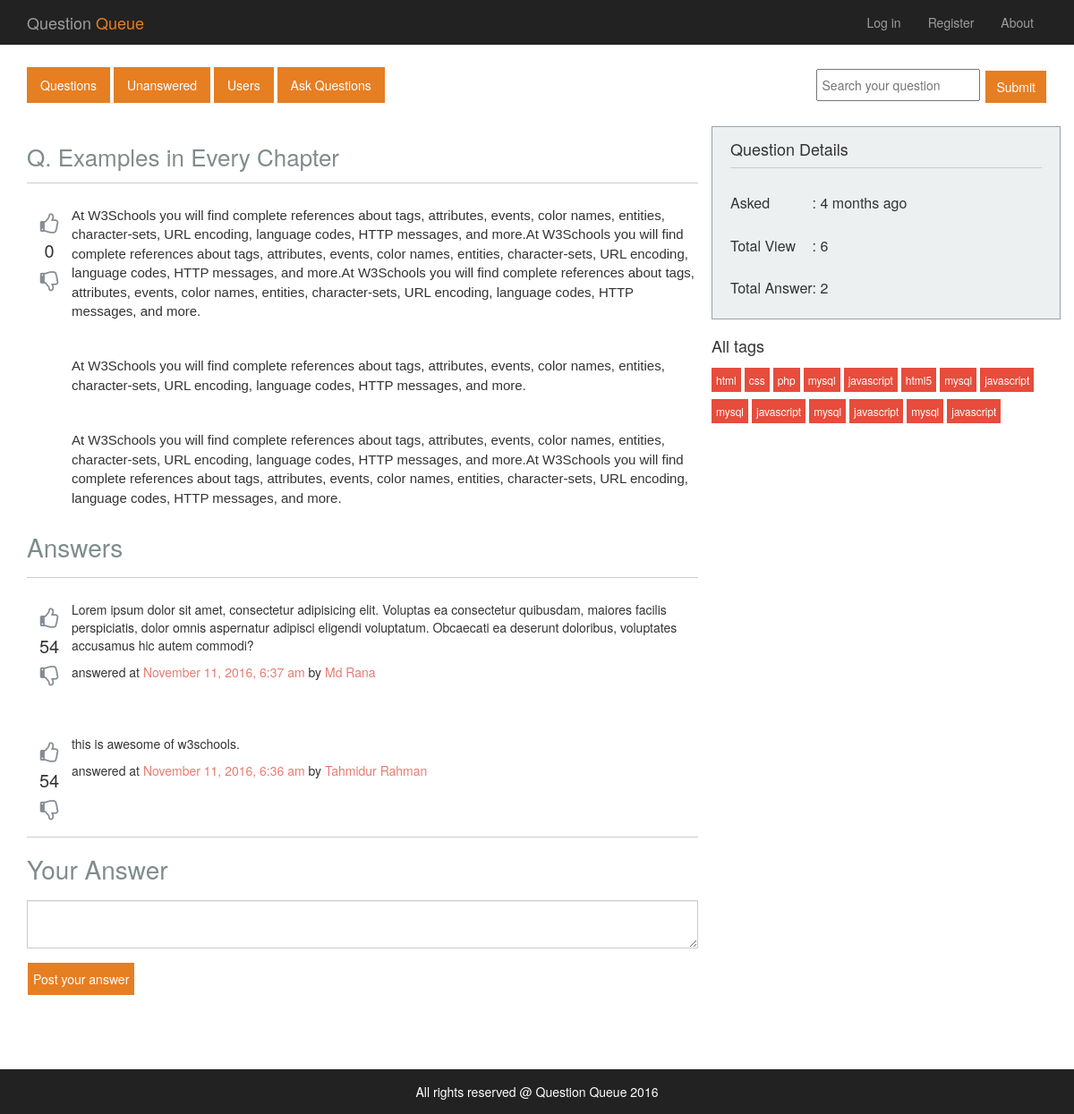
Page /singlePost.php?postid=24 on the earlier database version.
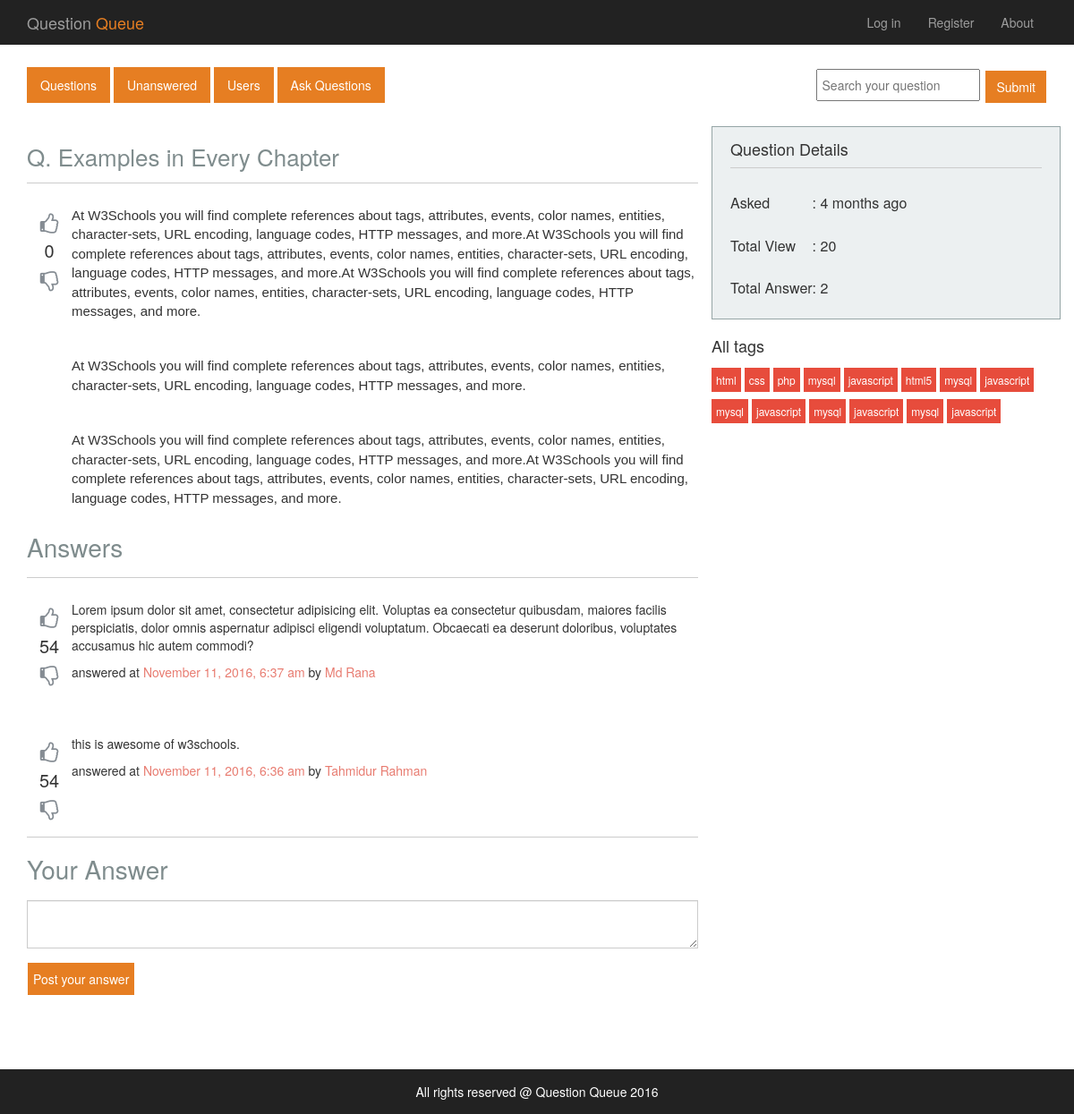
Same page on the later database version.
### tables this page shows
CREATE TABLE `tbl_question` (
  `id` int(10) NOT NULL,
  `question_title` varchar(255) NOT NULL,
  `question_body` text NOT NULL,
  `user_id` int(10) NOT NULL,
  `vote` int(10) NOT NULL DEFAULT '0',
  `view` int(10) NOT NULL DEFAULT '0',
  `comment` int(10) NOT NULL DEFAULT '0',
  `datetime` datetime NOT NULL DEFAULT CURRENT_TIMESTAMP
);

### lib/Database.php (called while the page is built, shortened)
<?php
Class Database{
	public $host   = DB_HOST;
	public $user   = DB_USER;
	public $pass   = DB_PASS;
	public $dbname = DB_NAME;
	public $link;
	private function connectDB(){
		$this->link = new mysqli($this->host, $this->user, $this->pass, $this->dbname);
 	}
	public function select($query){
		$result = $this->link->query($query) or die($this->link->error.__LINE__);
		if($result->num_rows > 0){
			return $result;
		} else {
			return false;
		}
	}
}

### helpers/Helper.php (called while the page is built, shortened)
<?php
class Helper {
	public function convertDateToTime($datetime, $full = false){
		$now = new DateTime;
		$ago = new DateTime($datetime);
		$diff = $now->diff($ago);
		$diff->w = floor($diff->d / 7);
		$diff->d -= $diff->w * 7;
		$string = array(
		    'y' => 'year',
		    'm' => 'month',
		    'w' => 'week',
		    'd' => 'day',
		    'h' => 'hour',
		    'i' => 'minute',
		    's' => 'second',
		);
		foreach ($string as $k => &$v) {
		    if ($diff->$k) {
		        $v = $diff->$k . ' ' . $v . ($diff->$k > 1 ? 's' : '');
		    } else {
		        unset($string[$k]);
		    }
		}
		if (!$full) $string = array_slice($string, 0, 1);
		return $string ? implode(', ', $string) . ' ago' : 'just now';
	}
	public function dateFormate($date){
		return date('F j, Y, g:i a', strtotime($date));
	}
}
?>

### singlePost.php (the view, shortened to what the changed rows need)
<?php include 'includes/header.php'; ?>
<?php
    $post_id = $_GET['postid'];
    $inc_view = "UPDATE tbl_question SET view = view+1 WHERE id='$post_id'";
    $db->update($inc_view);
?>
<?php
    $query = "SELECT * FROM tbl_question WHERE id='$post_id'";
    $res = $db->select($query);
    if($res):
        $single_post = mysqli_fetch_assoc($res);
?>
    <div class="main-content-area">
        <div class="container">
            <div class="row">
                <div class="col-xs-8 col-sm-8 col-md-8 col-lg-8">
                    <div class="content-area">
                        <div role="tabpanel">
                            <div class="" >
                                <h3 style="font-size: 26px; color: #7f8c8d;">Q. <?php echo $single_post['question_title']; ?></h3>
                                <hr>
                            </div>
                            <div class="question-body">
                                <div class="question-body-left">
                                    <a href="" data-toggle="tooltip" data-placement="top" title="Like the post"><i class="fa fa-thumbs-o-up"></i></a><br>
                                    <p data-toggle="tooltip" data-placement="top" title="People liked the post"><?php echo $single_post['vote']; ?></p>
                                    <a href="" data-toggle="tooltip" data-placement="top" title="Unlike the post"><i class="fa fa-thumbs-o-down"></i></a>
                                </div>
                                <div class="question-body-main">
                                    <p><?php echo $single_post['question_body']; ?></p>
                                </div>
                            </div>
                            <div class="answer-area">
                                <h1 style="color: #7f8c8d;">Answers</h1>
                                <hr>
                                <?php
                                    $all_answers = "SELECT tbl_answer.id AS answer_id, user_id, question_id, ans_body, datetime, tbl_users.name AS us_name FROM tbl_answer
                                        INNER JOIN tbl_users
                                        ON tbl_users.id
                                        WHERE tbl_users.id = tbl_answer.user_id AND tbl_answer.question_id='$post_id'
                                        ORDER BY tbl_answer.id DESC";
                                    $all_answers = $db->select($all_answers);
                                    if($all_answers):
                                        while ($answers = mysqli_fetch_assoc($all_answers)):
                                ?>
                                            <div class="all-answers-body-main">
                                                <div class="question-body-left">
                                                    <a href="" data-toggle="tooltip" data-placement="top" title="Like the post"><i class="fa fa-thumbs-o-up"></i></a><br>
                                                    <p data-toggle="tooltip" data-placement="top" title="People liked the post">54</p>
                                                    <a href="" data-toggle="tooltip" data-placement="top" title="Unlike the post"><i class="fa fa-thumbs-o-down"></i></a>
                                                </div>
                                                <div class="all-answeres">
                                                    <div class="answers-all">
                                                        <p><?php echo $answers['ans_body']; ?></p>
                                                        <div class="user-area">
                                                            <p>answered at <span style="color: #E87C71"><?php echo $hlp->dateFormate($answers['datetime']); ?></span> by <a href="admin/" style="color: #E87C71"><?php echo $answers['us_name']; ?></a></p>
                                                        </div>
                                                    </div>
                                                </div>
                                                <br><br>
                                            </div>
                                        <?php endwhile; ?>
                                    <?php else: echo "<h3>No Answers yet.</h3>";?>
                                    <?php endif; ?>
                                            <hr>
                                            <div class="post-answer">
                                                <h1 style="color: #7f8c8d;">Your Answer</h1>
                                                <form class="form-horizontal" action="" method="post">
                                                    <div class="form-group ">
                                                        <div class="col-md-12">
                                                            <div class="custom-textarea">
                                                                <textarea id="mytextarea" class="form-control custom-input" name="answer_body" rows="" ></textarea>
                                                            </div>
                                                        </div>
                                                    </div>
                                                    <div class="form-group col-md-12">
                                                        <input type="submit" class="btn-custom" name="answer_submit" value="Post your answer">
                                                    </div>
                                                </form>
                                                <br><br><br>
                                            </div>
                            </div>
                        </div>
                    </div>
                </div>
                <div class="col-xs-4 col-sm-4 col-md-4 col-lg-4">
                    <div class="sidebar-area">
                        <div class="row">
                            <div class="total-user-details">
                                <h2>Question Details</h2>
                                <table>
                                    <tr>
                                        <td><h3>Asked </h3></td>
                                        <td><h3><?php echo ' : '.$hlp->convertDateToTime($single_post['datetime']); ?></h3></td>
                                    </tr>
                                    <tr>
                                        <td><h3>Total View </h3></td>
                                        <td><h3><?php echo ' : '.$single_post['view']; ?></h3></td>
                                    </tr>
                                    <tr>
                                        <td><h3>Total Answer </h3></td>
                                        <td><h3><?php echo ' : '.$single_post['comment']; ?></h3></td>
                                    </tr>
                                </table>
                            </div>
                        </div>
                        <?php else: ?>
                            <h1 style="color: #7f8c8d;">Error!! The Post is removed.</h1>
                        <?php endif; ?>
                        <div class="row">
                            <div class="all-tags">
                                <h2>All tags</h2>
                            </div>
                        </div>
                    </div>
                </div>
            </div>
        </div>
    </div>
<?php include 'includes/footer.php'; ?>

Differences in the rows shown:
changed tbl_question "Examples in Every Chapter": view "6" → "20"
